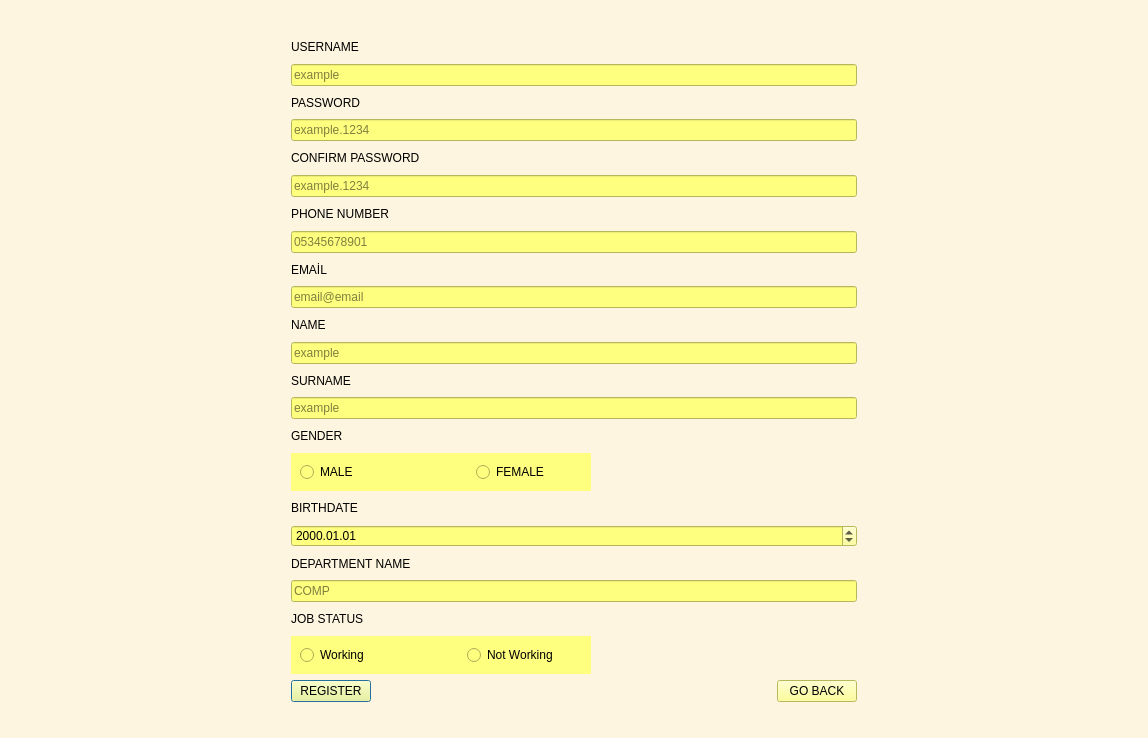
<?xml version="1.0" encoding="UTF-8"?>
<ui version="4.0">
 <class>Dialog</class>
 <widget class="QDialog" name="Dialog">
  <property name="geometry">
   <rect>
    <x>0</x>
    <y>0</y>
    <width>1148</width>
    <height>734</height>
   </rect>
  </property>
  <property name="windowTitle">
   <string>Dialog</string>
  </property>
  <property name="styleSheet">
   <string notr="true">background-color: rgb(194, 154, 191);
background-color: rgb(253, 245, 223);</string>
  </property>
  <layout class="QHBoxLayout" name="horizontalLayout_5">
   <item>
    <layout class="QHBoxLayout" name="horizontalLayout">
     <property name="leftMargin">
      <number>8</number>
     </property>
     <property name="topMargin">
      <number>8</number>
     </property>
     <property name="rightMargin">
      <number>8</number>
     </property>
     <property name="bottomMargin">
      <number>8</number>
     </property>
     <item>
      <spacer name="horizontalSpacer_2">
       <property name="orientation">
        <enum>Qt::Horizontal</enum>
       </property>
       <property name="sizeHint" stdset="0">
        <size>
         <width>40</width>
         <height>20</height>
        </size>
       </property>
      </spacer>
     </item>
     <item>
      <widget class="QWidget" name="widget" native="true">
       <property name="minimumSize">
        <size>
         <width>600</width>
         <height>700</height>
        </size>
       </property>
       <property name="maximumSize">
        <size>
         <width>650</width>
         <height>750</height>
        </size>
       </property>
       <layout class="QVBoxLayout" name="verticalLayout_2">
        <item>
         <layout class="QVBoxLayout" name="verticalLayout">
          <property name="leftMargin">
           <number>8</number>
          </property>
          <property name="topMargin">
           <number>8</number>
          </property>
          <property name="rightMargin">
           <number>8</number>
          </property>
          <property name="bottomMargin">
           <number>8</number>
          </property>
          <item>
           <widget class="QLabel" name="label">
            <property name="maximumSize">
             <size>
              <width>16777215</width>
              <height>25</height>
             </size>
            </property>
            <property name="text">
             <string>USERNAME</string>
            </property>
           </widget>
          </item>
          <item>
           <widget class="QLineEdit" name="inputUsername">
            <property name="minimumSize">
             <size>
              <width>500</width>
              <height>0</height>
             </size>
            </property>
            <property name="maximumSize">
             <size>
              <width>600</width>
              <height>16777215</height>
             </size>
            </property>
            <property name="styleSheet">
             <string notr="true">background-color: rgb(255, 255, 127);</string>
            </property>
            <property name="inputMask">
             <string/>
            </property>
            <property name="text">
             <string/>
            </property>
            <property name="maxLength">
             <number>20</number>
            </property>
            <property name="placeholderText">
             <string>example</string>
            </property>
           </widget>
          </item>
          <item>
           <widget class="QLabel" name="label_2">
            <property name="maximumSize">
             <size>
              <width>16777215</width>
              <height>25</height>
             </size>
            </property>
            <property name="text">
             <string>PASSWORD</string>
            </property>
           </widget>
          </item>
          <item>
           <widget class="QLineEdit" name="inputPassword">
            <property name="maximumSize">
             <size>
              <width>600</width>
              <height>16777215</height>
             </size>
            </property>
            <property name="styleSheet">
             <string notr="true">background-color: rgb(255, 255, 127);</string>
            </property>
            <property name="maxLength">
             <number>20</number>
            </property>
            <property name="placeholderText">
             <string>example.1234</string>
            </property>
           </widget>
          </item>
          <item>
           <widget class="QLabel" name="label_11">
            <property name="maximumSize">
             <size>
              <width>16777215</width>
              <height>25</height>
             </size>
            </property>
            <property name="text">
             <string>CONFIRM PASSWORD</string>
            </property>
           </widget>
          </item>
          <item>
           <widget class="QLineEdit" name="inputConfirmPassword">
            <property name="maximumSize">
             <size>
              <width>600</width>
              <height>16777215</height>
             </size>
            </property>
            <property name="styleSheet">
             <string notr="true">background-color: rgb(255, 255, 127);</string>
            </property>
            <property name="maxLength">
             <number>20</number>
            </property>
            <property name="placeholderText">
             <string>example.1234</string>
            </property>
           </widget>
          </item>
          <item>
           <widget class="QLabel" name="label_3">
            <property name="maximumSize">
             <size>
              <width>16777215</width>
              <height>25</height>
             </size>
            </property>
            <property name="text">
             <string>PHONE NUMBER</string>
            </property>
           </widget>
          </item>
          <item>
           <widget class="QLineEdit" name="inputPhone">
            <property name="maximumSize">
             <size>
              <width>600</width>
              <height>16777215</height>
             </size>
            </property>
            <property name="styleSheet">
             <string notr="true">background-color: rgb(255, 255, 127);</string>
            </property>
            <property name="maxLength">
             <number>11</number>
            </property>
            <property name="placeholderText">
             <string>05345678901</string>
            </property>
           </widget>
          </item>
          <item>
           <widget class="QLabel" name="label_4">
            <property name="maximumSize">
             <size>
              <width>16777215</width>
              <height>25</height>
             </size>
            </property>
            <property name="text">
             <string>EMAİL</string>
            </property>
           </widget>
          </item>
          <item>
           <widget class="QLineEdit" name="inputEmail">
            <property name="maximumSize">
             <size>
              <width>600</width>
              <height>16777215</height>
             </size>
            </property>
            <property name="styleSheet">
             <string notr="true">background-color: rgb(255, 255, 127);</string>
            </property>
            <property name="maxLength">
             <number>25</number>
            </property>
            <property name="placeholderText">
             <string>email@email</string>
            </property>
           </widget>
          </item>
          <item>
           <widget class="QLabel" name="label_5">
            <property name="maximumSize">
             <size>
              <width>16777215</width>
              <height>25</height>
             </size>
            </property>
            <property name="text">
             <string>NAME</string>
            </property>
           </widget>
          </item>
          <item>
           <widget class="QLineEdit" name="inputName">
            <property name="maximumSize">
             <size>
              <width>600</width>
              <height>16777215</height>
             </size>
            </property>
            <property name="styleSheet">
             <string notr="true">background-color: rgb(255, 255, 127);</string>
            </property>
            <property name="maxLength">
             <number>20</number>
            </property>
            <property name="placeholderText">
             <string>example</string>
            </property>
           </widget>
          </item>
          <item>
           <widget class="QLabel" name="label_6">
            <property name="maximumSize">
             <size>
              <width>16777215</width>
              <height>25</height>
             </size>
            </property>
            <property name="text">
             <string>SURNAME</string>
            </property>
           </widget>
          </item>
          <item>
           <widget class="QLineEdit" name="inputSurname">
            <property name="maximumSize">
             <size>
              <width>600</width>
              <height>16777215</height>
             </size>
            </property>
            <property name="styleSheet">
             <string notr="true">background-color: rgb(255, 255, 127);</string>
            </property>
            <property name="maxLength">
             <number>20</number>
            </property>
            <property name="placeholderText">
             <string>example</string>
            </property>
           </widget>
          </item>
          <item>
           <widget class="QLabel" name="label_7">
            <property name="maximumSize">
             <size>
              <width>16777215</width>
              <height>25</height>
             </size>
            </property>
            <property name="text">
             <string>GENDER</string>
            </property>
           </widget>
          </item>
          <item>
           <widget class="QWidget" name="widget_2" native="true">
            <property name="maximumSize">
             <size>
              <width>300</width>
              <height>40</height>
             </size>
            </property>
            <property name="styleSheet">
             <string notr="true">background-color: rgb(255, 255, 127);</string>
            </property>
            <layout class="QHBoxLayout" name="horizontalLayout_2">
             <item>
              <layout class="QHBoxLayout" name="horizontalLayout_3">
               <item alignment="Qt::AlignLeft|Qt::AlignVCenter">
                <widget class="QRadioButton" name="btnRadioMale">
                 <property name="maximumSize">
                  <size>
                   <width>16777215</width>
                   <height>32</height>
                  </size>
                 </property>
                 <property name="text">
                  <string>MALE</string>
                 </property>
                </widget>
               </item>
               <item alignment="Qt::AlignHCenter|Qt::AlignVCenter">
                <widget class="QRadioButton" name="btnRadioFemale">
                 <property name="maximumSize">
                  <size>
                   <width>16777215</width>
                   <height>32</height>
                  </size>
                 </property>
                 <property name="text">
                  <string>FEMALE</string>
                 </property>
                </widget>
               </item>
              </layout>
             </item>
            </layout>
           </widget>
          </item>
          <item>
           <widget class="QLabel" name="label_8">
            <property name="maximumSize">
             <size>
              <width>16777215</width>
              <height>25</height>
             </size>
            </property>
            <property name="text">
             <string>BIRTHDATE</string>
            </property>
           </widget>
          </item>
          <item>
           <widget class="QDateEdit" name="studentBirthdate">
            <property name="maximumSize">
             <size>
              <width>600</width>
              <height>16777215</height>
             </size>
            </property>
            <property name="styleSheet">
             <string notr="true">background-color: rgb(255, 255, 127);</string>
            </property>
            <property name="displayFormat">
             <string>yyyy.MM.dd</string>
            </property>
           </widget>
          </item>
          <item>
           <widget class="QLabel" name="label_9">
            <property name="maximumSize">
             <size>
              <width>16777215</width>
              <height>25</height>
             </size>
            </property>
            <property name="text">
             <string>DEPARTMENT NAME</string>
            </property>
           </widget>
          </item>
          <item>
           <widget class="QLineEdit" name="inputDepartmentName">
            <property name="maximumSize">
             <size>
              <width>600</width>
              <height>16777215</height>
             </size>
            </property>
            <property name="styleSheet">
             <string notr="true">background-color: rgb(255, 255, 127);</string>
            </property>
            <property name="maxLength">
             <number>6</number>
            </property>
            <property name="placeholderText">
             <string>COMP</string>
            </property>
           </widget>
          </item>
          <item>
           <widget class="QLabel" name="label_10">
            <property name="maximumSize">
             <size>
              <width>16777215</width>
              <height>25</height>
             </size>
            </property>
            <property name="text">
             <string>JOB STATUS</string>
            </property>
           </widget>
          </item>
          <item>
           <widget class="QWidget" name="widget_3" native="true">
            <property name="maximumSize">
             <size>
              <width>300</width>
              <height>40</height>
             </size>
            </property>
            <property name="styleSheet">
             <string notr="true">background-color: rgb(255, 255, 127);</string>
            </property>
            <layout class="QHBoxLayout" name="horizontalLayout_6">
             <item>
              <layout class="QHBoxLayout" name="horizontalLayout_7">
               <item alignment="Qt::AlignLeft|Qt::AlignVCenter">
                <widget class="QRadioButton" name="btnRadioWorking">
                 <property name="maximumSize">
                  <size>
                   <width>16777215</width>
                   <height>32</height>
                  </size>
                 </property>
                 <property name="text">
                  <string>Working</string>
                 </property>
                </widget>
               </item>
               <item alignment="Qt::AlignHCenter|Qt::AlignVCenter">
                <widget class="QRadioButton" name="btnRadioNotWorking">
                 <property name="maximumSize">
                  <size>
                   <width>16777215</width>
                   <height>32</height>
                  </size>
                 </property>
                 <property name="text">
                  <string>Not Working</string>
                 </property>
                </widget>
               </item>
              </layout>
             </item>
            </layout>
           </widget>
          </item>
          <item>
           <layout class="QHBoxLayout" name="horizontalLayout_4">
            <item>
             <widget class="QPushButton" name="btnRegister">
              <property name="styleSheet">
               <string notr="true">background-color: rgb(255, 255, 127);</string>
              </property>
              <property name="text">
               <string>REGISTER</string>
              </property>
             </widget>
            </item>
            <item>
             <spacer name="horizontalSpacer">
              <property name="orientation">
               <enum>Qt::Horizontal</enum>
              </property>
              <property name="sizeHint" stdset="0">
               <size>
                <width>40</width>
                <height>20</height>
               </size>
              </property>
             </spacer>
            </item>
            <item>
             <widget class="QPushButton" name="btnGoBack">
              <property name="styleSheet">
               <string notr="true">background-color: rgb(255, 255, 127);</string>
              </property>
              <property name="text">
               <string>GO BACK</string>
              </property>
             </widget>
            </item>
           </layout>
          </item>
         </layout>
        </item>
       </layout>
      </widget>
     </item>
     <item>
      <spacer name="horizontalSpacer_3">
       <property name="orientation">
        <enum>Qt::Horizontal</enum>
       </property>
       <property name="sizeHint" stdset="0">
        <size>
         <width>40</width>
         <height>20</height>
        </size>
       </property>
      </spacer>
     </item>
    </layout>
   </item>
  </layout>
 </widget>
 <resources/>
 <connections/>
</ui>
